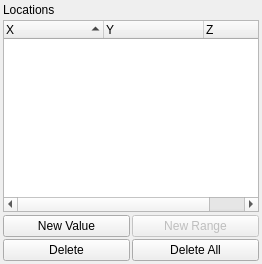
          <widget class="QWidget" name="page_Locations" >
           <layout class="QVBoxLayout" >
            <property name="spacing" >
             <number>3</number>
            </property>
            <property name="leftMargin" >
             <number>3</number>
            </property>
            <property name="topMargin" >
             <number>3</number>
            </property>
            <property name="rightMargin" >
             <number>3</number>
            </property>
            <property name="bottomMargin" >
             <number>3</number>
            </property>
            <item>
             <widget class="QLabel" name="label_3" >
              <property name="text" >
               <string>Locations</string>
              </property>
             </widget>
            </item>
            <item>
             <widget class="pqTreeWidget" name="Locations" >
              <property name="selectionMode" >
               <enum>QAbstractItemView::MultiSelection</enum>
              </property>
              <property name="rootIsDecorated" >
               <bool>false</bool>
              </property>
              <property name="sortingEnabled" >
               <bool>true</bool>
              </property>
              <property name="columnCount" >
               <number>3</number>
              </property>
              <column>
               <property name="text" >
                <string>X</string>
               </property>
              </column>
              <column>
               <property name="text" >
                <string>Y</string>
               </property>
              </column>
              <column>
               <property name="text" >
                <string>Z</string>
               </property>
              </column>
             </widget>
            </item>
            <item>
             <layout class="QGridLayout" >
              <property name="leftMargin" >
               <number>0</number>
              </property>
              <property name="topMargin" >
               <number>0</number>
              </property>
              <property name="rightMargin" >
               <number>0</number>
              </property>
              <property name="bottomMargin" >
               <number>0</number>
              </property>
              <property name="horizontalSpacing" >
               <number>2</number>
              </property>
              <property name="verticalSpacing" >
               <number>2</number>
              </property>
              <item row="0" column="0" >
               <widget class="QPushButton" name="NewValue_Locations" >
                <property name="toolTip" >
                 <string>Add a single value to the current set</string>
                </property>
                <property name="statusTip" >
                 <string>Add a single value to the current set.</string>
                </property>
                <property name="text" >
                 <string>New Value</string>
                </property>
               </widget>
              </item>
              <item row="1" column="1" >
               <widget class="QPushButton" name="DeleteAll_Locations" >
                <property name="enabled" >
                 <bool>true</bool>
                </property>
                <property name="toolTip" >
                 <string>Delete all values</string>
                </property>
                <property name="text" >
                 <string>Delete All</string>
                </property>
               </widget>
              </item>
              <item row="0" column="1" >
               <widget class="QPushButton" name="NewRange_Locations" >
                <property name="enabled" >
                 <bool>false</bool>
                </property>
                <property name="toolTip" >
                 <string>Add a single value to the current set</string>
                </property>
                <property name="statusTip" >
                 <string>Add a single value to the current set.</string>
                </property>
                <property name="text" >
                 <string>New Range</string>
                </property>
               </widget>
              </item>
              <item row="1" column="0" >
               <widget class="QPushButton" name="Delete_Locations" >
                <property name="enabled" >
                 <bool>true</bool>
                </property>
                <property name="toolTip" >
                 <string>Delete selected values from the current set</string>
                </property>
                <property name="text" >
                 <string>Delete</string>
                </property>
               </widget>
              </item>
             </layout>
            </item>
           </layout>
          </widget>
